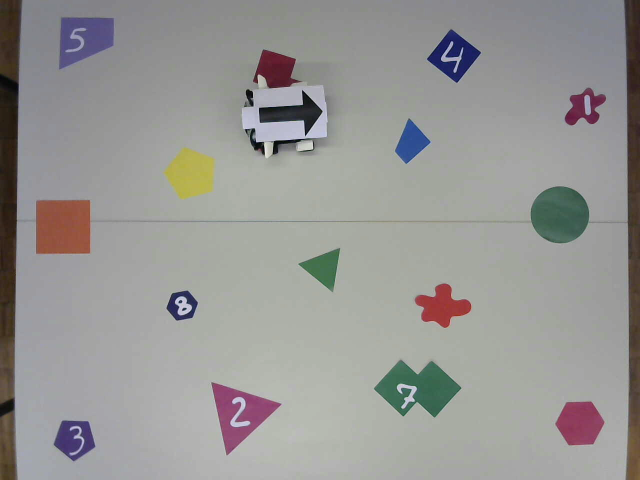
#> input picture Projet/Parcours_updated/4.jpg, 1280 x 960 px (shown at 1/2 size)
$ python script2.py
#> lines starting #> are read from the running program, lines starting #| are printed output that depends on the picture; after the words box and inside, x2 and y2 are one past the last pixel; in counts of white or black regions, pixels touching at a corner belong together
#-*- coding:utf8 -*
import skimage
import math
import matplotlib.pyplot as plt
import numpy as np
import scipy
from scipy.signal import argrelextrema

from skimage import io
from skimage import morphology
from skimage.filters import threshold_minimum
from skimage.measure import find_contours, approximate_polygon, \
    subdivide_polygon

from skimage import transform
from skimage import feature
from skimage import measure
from scipy.ndimage import filters as sfilters
from skimage import filters

from sklearn.neural_network import MLPClassifier
from skimage.transform import resize
import pickle

# Les thresholds sont hard-codés, mais ça fonctionne très bien comme ça
THREESHOLD_V = 80
THREESHOLD_S = 50
MIN_SIZE = 20

# Implementation of flood fill : https://en.wikipedia.org/wiki/Flood_fill
# [33 lines left out: functions regionGrowing, regionGrowingN, not called in this run]
# Implementation of flood fill : https://en.wikipedia.org/wiki/Flood_fill
def regionGrowingBoolean(z, seed):
	neighbours = [(-1,0), (0,1), (1,0), (0,-1)]
	mask = np.zeros_like(z, dtype = bool)
	stack = [seed] # push start coordinate on stack

	while stack:
    		x, y = stack.pop()
    		mask[x, y] = True
    		for dx, dy in neighbours:
        		nx, ny = x + dx, y + dy
        		if (0 <= nx < z.shape[0]) and (0 <= ny < z.shape[1]) and (not mask[nx, ny]) and z[nx, ny]:
            			stack.append((nx, ny))


	return mask

# Dessine les Bbox sur une image
# [26 lines left out: functions plotBbox, plotBboxFromList, not called in this run]


# Retourne les Bbox, c'est à dire une liste de (ligne_min, colonne_min, ligne_max, colonne_max)
def getBbox(img, use_min_size = True, min_size=MIN_SIZE):
	label_img = measure.label(img)
	regions = measure.regionprops(label_img)
	bboxs = []
	for props in regions:
		minr, minc, maxr, maxc = props.bbox
		if use_min_size and (maxr - minr) > MIN_SIZE and (maxc - minc) > MIN_SIZE:
			bboxs.append((minr, minc, maxr, maxc))
		elif not use_min_size:
			bboxs.append((minr, minc, maxr, maxc))
	return bboxs

# [15 lines left out: functions plotHistogram, plotCurve, plotImage, not called in this run]

# Retourne les Shapes c'est à dire une liste de (ligne_min, colonne_min, ligne_max, colonne_max), ainsi que l'image traitée en binaire.
# Utilise une image dans la base HSV
def getShapes(im, show_image = False):
	s_im = im[:, :, 1]
	filtered = filters.median(s_im, np.ones((2, 2)))
	bool_filtered = (filtered) > THREESHOLD_S
	bboxs = getBbox(bool_filtered)
	if show_image:
		ax = plotImage(bool_filtered)
		plotBboxFromList(bboxs, ax)

	return bboxs, bool_filtered

# Retourne la Bbox de la flêche du robot, ainsi que l'image traitée en binaire.
# Utilise une image dans la base HSV.
def getArrow(im, show_image = False):
	v_im = im[:, :, 2]*255
	bool_v_im = v_im < THREESHOLD_V

	eroded_bool_v_im = morphology.binary_erosion(bool_v_im, np.ones((25, 25)))

	x, y = np.where(eroded_bool_v_im == True)
	im_arrow = regionGrowingBoolean(bool_v_im, (x[0], y[0]))

	bboxs = getBbox(im_arrow)
	if show_image:
		ax = plotImage(im_arrow)
		plotBboxFromList(bboxs, ax)
	return bboxs, im_arrow

# Retourne les Bbox qui ne sont pas sur le bord d'une image.
# Utile pour les digits.
# [7 lines left out: function notInBorder, not called in this run]

def digit_extract(bboxs,bool_im_shapes):
	model= pickle.load( open( "model2.p", "rb" ) )
	for bbox in bboxs:
		(rmin, cmin, rmax, cmax) = bbox
		im_shape = bool_im_shapes[rmin:rmax, cmin:cmax]
		im_shape = morphology.binary_opening(im_shape, np.ones((5, 5)))
		not_in_border = notInBorder(~im_shape, getBbox(~im_shape, False))
		print(not_in_border)
		for bounds in not_in_border:
			print(bounds)
			(rmin, cmin, rmax, cmax) = bounds
			shape= im_shape[rmin-2:rmax+2, cmin-2:cmax+2]
			resize_shape=resize(shape, (20,20))
			#then paste the image on a 28x28
			flatten=255*((resize_shape<1).flatten())
			pred=model.predict([flatten])
			plt.figure()
			plt.imshow(im_shape)
			plt.title(pred)


def main():
	im = io.imread('./Parcours_updated/4.jpg')
#> im is the input picture: shape (960, 1280, 3); mean R, G, B 151.1, 150.3, 148.2
	im = im[:,40:]
#> im: shape (960, 1240, 3)
	im = im[:,:-40]
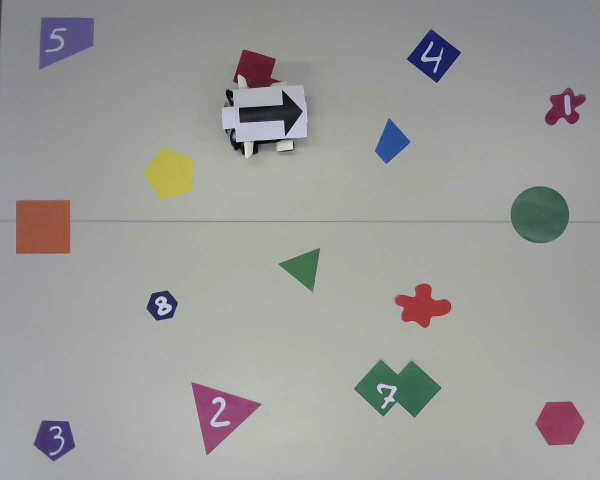
#> im: shape (960, 1200, 3) (shown at 1/2 size); mean R, G, B 155.2, 155, 153.3
	#plt.imshow(im)
	hsv_im = skimage.color.convert_colorspace(im, 'RGB', 'HSV')
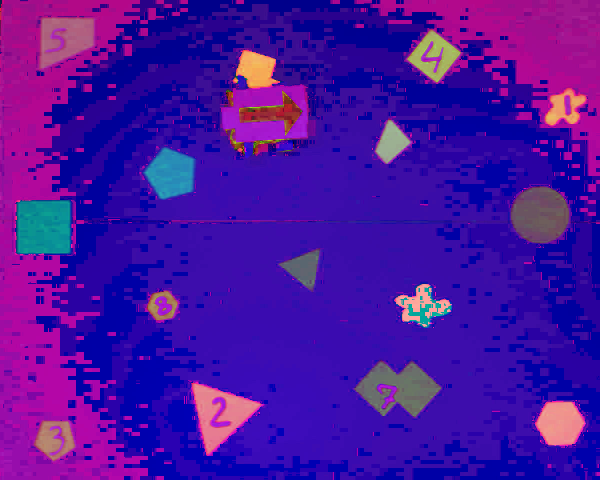
#> hsv_im: shape (960, 1200, 3) float64 (shown at 1/2 size); mean R, G, B 0.29, 0.0699, 0.626


	bboxs_arrow, bool_im_arrow = getArrow(hsv_im, False)
#> in getArrow, `v_im = im[:, :, 2]*255`:
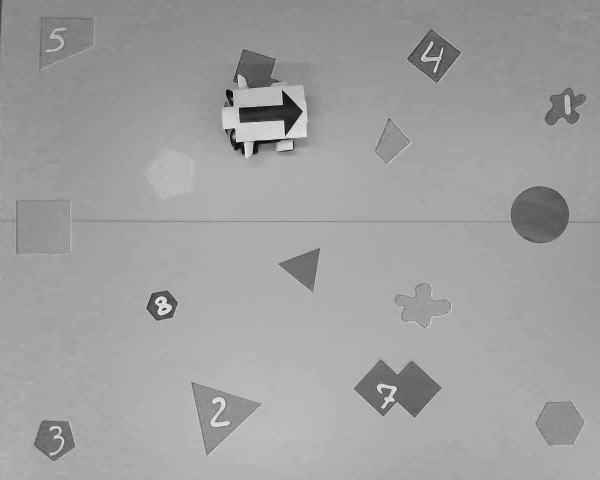
#> v_im: shape (960, 1200) float64 (shown at 1/2 size); min 0, max 248, mean 159.7
#> in getArrow, `bool_v_im = v_im < THREESHOLD_V`:
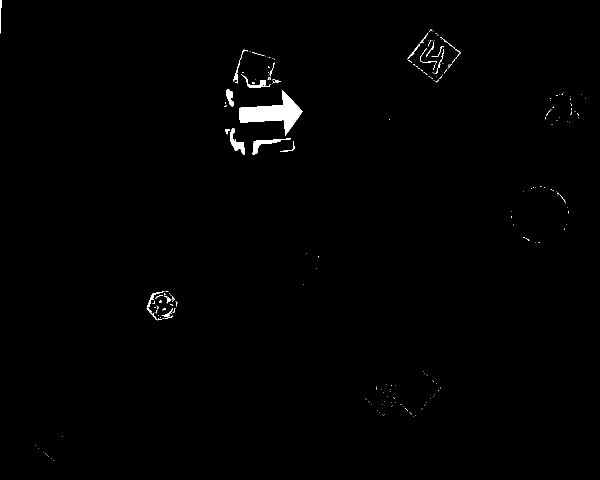
#> bool_v_im: shape (960, 1200) bool (shown at 1/2 size); 0.73% white; 225 white regions (195 under 20 px), largest, box (x1, y1, x2, y2) and area: (478, 181, 605, 272) 4444, (505, 277, 582, 309) 610, (460, 257, 489, 310) 585
#> in getArrow, `eroded_bool_v_im = morphology.binary_erosion(bool_v_im, np.ones((25, 2..`:
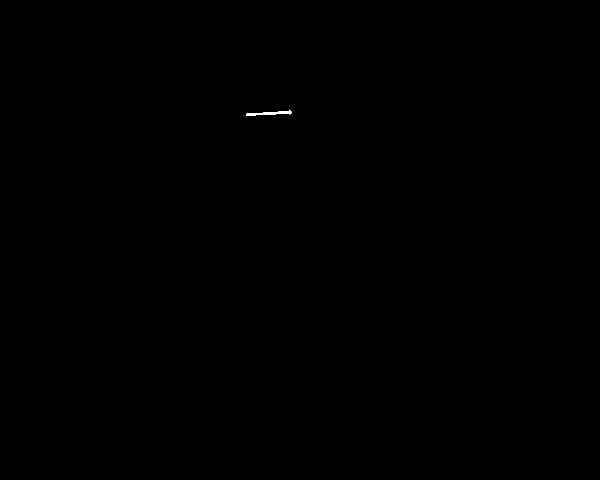
#> eroded_bool_v_im: shape (960, 1200) bool (shown at 1/2 size); 0.04% white; 1 white region, box (x1, y1, x2, y2) and area: (492, 219, 584, 232) 413
#> in getArrow, `x, y = np.where(eroded_bool_v_im == True)`: x = 413 values from 219 to 231; y = 413 values, max 583 at index 83, min 492 at index 305, mean 540.8
#> in regionGrowingBoolean, `stack = [seed]`: stack = [(219, 578)]
#> the loop in regionGrowingBoolean, `while stack:` made 8659 passes
#> y on passes 1 to 3: 578, 577, 576
#> after the loop in regionGrowingBoolean, `while stack:`:
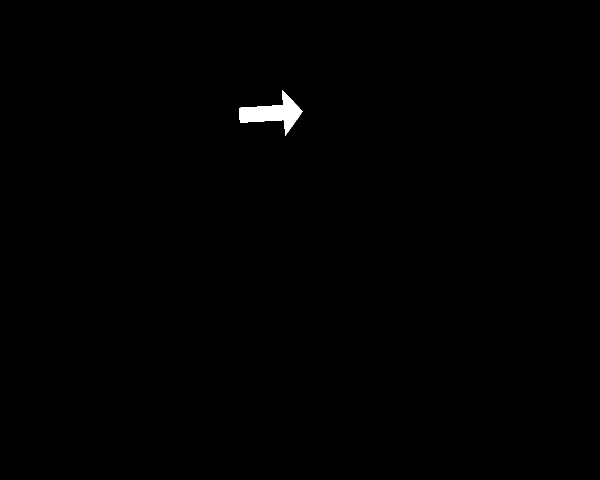
#> mask: shape (960, 1200) bool (shown at 1/2 size); 0.39% white; 1 white region, box (x1, y1, x2, y2) and area: (478, 181, 605, 272) 4444
#> after the loop in regionGrowingBoolean, `while stack:`: stack = []
#> in getBbox, `label_img = measure.label(img)`: label_img: shape (960, 1200) int32; values 0 (black) and 1 (white), 0.39% white; 1 white region
#> in getBbox, `regions = measure.regionprops(label_img)`: regions = 1 regions; box (x1, y1, x2, y2) and area: (478, 181, 605, 272) 4444
#> the loop in getBbox, `for props in regions:` made 1 pass
#> (minr, minc, maxr, maxc) on pass 1: (181, 478, 272, 605)
#> after the loop in getBbox, `for props in regions:`: bboxs = [(181, 478, 272, 605)]
#> bboxs_arrow = [(181, 478, 272, 605)]
	(rmin, cmin, rmax, cmax) = bboxs_arrow[0]
#> rmin = 181; cmin = 478; rmax = 272; cmax = 605
	bboxs, bool_im_shapes = getShapes(hsv_im, False)
#> in getShapes, `s_im = im[:, :, 1]`:
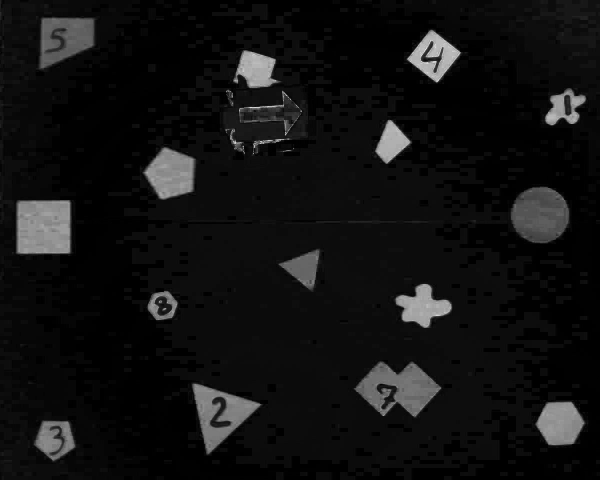
#> s_im: shape (960, 1200) float64 (shown at 1/2 size); min 0, max 1, mean 0.0699
#> in getShapes, `bool_filtered = (filtered) > THREESHOLD_S`: bool_filtered: shape (960, 1200) bool; every value is 0
#> in getBbox (call 2), `label_img = measure.label(img)`: label_img: shape (960, 1200) int32; every value is 0
#> in getShapes, `bboxs = getBbox(bool_filtered)`: bboxs = []
#> bboxs = []
	print(bboxs)
	pos = ((cmin + cmax)/2, (rmin + rmax)/2)
#> pos = (541.5, 226.5)
	print("Position du robot : ({}, {})".format(pos[0], pos[1]))
#| Position du robot : (541.5, 226.5)

	digit_extract(bboxs,bool_im_shapes)
#> (reads Projet/model2.p from the repository)
	"""
	(rmin, cmin, rmax, cmax) = bboxs[15]
	for bbox in bboxs:
		(rmin, cmin, rmax, cmax) = bbox
		# Essayons d'extraire un digit
		im_shape = bool_im_shapes[rmin:rmax, cmin:cmax]
		# Un opening ça ne fait jamais de mal !
		im_shape = morphology.binary_opening(im_shape, np.ones((5, 5)))
		ax = plotImage(~im_shape)
		#plotBbox(~im_shape, ax)
		# On ne garde que les bbox qui ne sont pas au bord
		not_in_border = notInBorder(~im_shape, getBbox(~im_shape, False))
		# On affiche (en rouge)
		plotBboxFromList(not_in_border, ax)
	"""

	plt.show()


if __name__ == "__main__":
#> (the run stopped early here; a loop or call above may not have finished)
